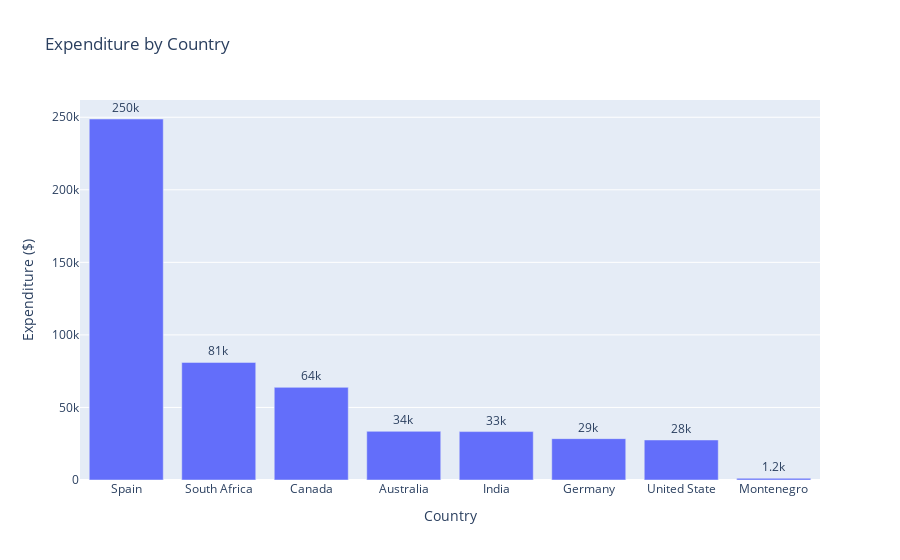

This figure's notebook cell:
### Code cell
#Expenditure....Amount spent
groupped_country = df_m.groupby(by='Country',as_index=False).sum()
fig=px.bar(groupped_country,x='Country',y='Expenditure',text='Expenditure',orientation ='v',labels=dict(Country='Country',tip='Tip ($)',
                                       Expenditure='Expenditure ($)'), title="Expenditure by Country")
fig.update_traces(texttemplate='%{text:.2s}', textposition='outside')
fig.update_layout(uniformtext_minsize=8, uniformtext_mode='hide')
fig.update_layout(barmode='stack', xaxis={'categoryorder':'total descending'})
fig.show()

### Figure 1 — Plotly figure (JSON) as saved in the notebook; plotly's stock layout.template omitted (floating-point values rounded to 4 significant figures)
{"data": [{"alignmentgroup": "True", "hovertemplate": "Country=%{x}<br>Expenditure ($)=%{text}<extra></extra>", "legendgroup": "", "marker": {"color": "#636efa"}, "name": "", "offsetgroup": "", "orientation": "v", "showlegend": false, "text": [33539, 63854, 28511, 33372, 1165, 81048, 248791, 27578], "textposition": "outside", "texttemplate": "%{text:.2s}", "type": "bar", "x": ["Australia", "Canada", "Germany", "India", "Montenegro", "South Africa", "Spain", "United State"], "xaxis": "x", "y": [33539, 63854, 28511, 33372, 1165, 81048, 248791, 27578], "yaxis": "y"}], "layout": {"barmode": "stack", "legend": {"tracegroupgap": 0}, "title": {"text": "Expenditure by Country"}, "uniformtext": {"minsize": 8, "mode": "hide"}, "xaxis": {"anchor": "y", "categoryorder": "total descending", "domain": [0, 1], "title": {"text": "Country"}}, "yaxis": {"anchor": "x", "domain": [0, 1], "title": {"text": "Expenditure ($)"}}}}
